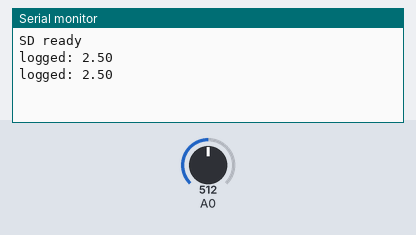
Recording of a sketch running on a simulated Arduino Uno, built with avr-gcc and run on an emulated ATmega328P. Shown: the last lines printed to the serial monitor. Inputs (shaded band) come from the test bench; at power-on: A0 = 512. Storage starts empty.

Above: at 2.8 s.
2.9 s: A0 set to 716
At 3.7 s:
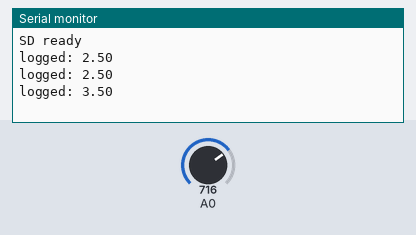
4.4 s: A0 set to 900
At 5.8 s:
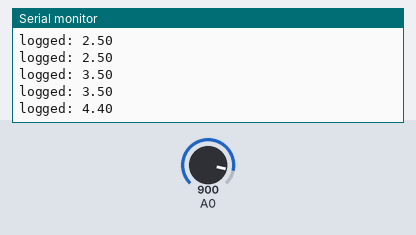
Timing chart, 0 to 7.4 s (numbered marks = the images above; inputs shaded):
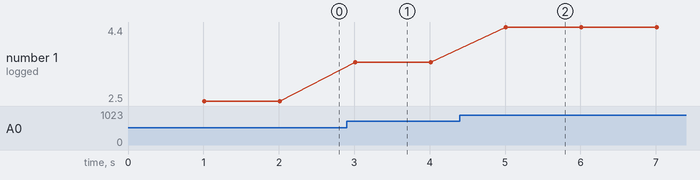

The sketch:

sd_card.ino
```cpp
// snippet: sd_card
// tags: sd, sdcard, storage, file, log, csv, spi, datalogger, append, write, sensor, millis, analog
// boards: avr, esp32, megaavr, nano33iot, romi32u4, rp2040
// library: SD
// description: Log sensor data to SD card as CSV — append-on-open pattern.
//   SD.h (Arduino built-in): SD.begin(CS_PIN) uses SPI — always include SPI.h first.
//   SD.open(name, FILE_WRITE): opens for append if file exists, creates if not.
//   SD.open(name, FILE_READ): opens for reading only — FILE_WRITE will also read.
//   Returns a File object — NOT a FILE* (C stdio). Do NOT use fwrite/fclose.
//   Always call file.close() after writing — unflushed data is lost on power loss.
//   NOT: SD.write(filename, data) — no such method; open a File then call file.print().
//   NOT: SD.open() returning FILE* — it returns File (Arduino class), not C stdio pointer.
//   CS pin: Uno=10, Mega=53, ESP32 varies (often 5 or 15), Nano=10. Must match hardware wiring.
// prompts: SD card data logger, log CSV to SD, write sensor data file, datalogger SD card SPI, append CSV SD, log analogRead SD, SD card millis CSV, write file SD Arduino, SD.open FILE_WRITE, SD card sensor log, log data to file SD, SD SPI CS pin, SD.begin Arduino
// exact-include: SPI.h, SD.h

#include <SPI.h>  // must be included before SD.h — SD library depends on SPI
#include <SD.h>

const int SD_CS = 10;  // chip select pin — Uno/Nano=10, Mega=53; must match wiring
unsigned long prevMs = 0;

void setup() {
  Serial.begin(9600);
  // SD.begin() initialises the SPI bus and selects the card via CS_PIN
  // Returns false if no card detected or card is incompatible (FAT16/FAT32 required)
  if (!SD.begin(SD_CS)) {  // SD: init card with CS pin; call once in setup
    Serial.println("SD init failed — check wiring and CS pin");
    while (1);
  }

  // Write CSV header only if file does not already exist (avoids duplicate headers on reboot)
  if (!SD.exists("log.csv")) {
    File f = SD.open("log.csv", FILE_WRITE);  // SD: open a file; returns a File (always check !file)
    if (f) {
      f.println("time_ms,voltage_V");
      f.close();  // flush and release — REQUIRED
    }
  }
  Serial.println("SD ready");
}

void loop() {
  unsigned long now = millis();
  if (now - prevMs < 1000) return;
  prevMs = now;

  float val = analogRead(A0) * (5.0f / 1023.0f);

  // Open for each write: slower but safe — no data lost if power fails between writes
  // For high-frequency logging, open once in setup() and flush periodically instead
  File logFile = SD.open("log.csv", FILE_WRITE);  // FILE_WRITE = append mode
  if (logFile) {
    logFile.print(now);
    logFile.print(",");
    logFile.println(val);
    logFile.close();  // flush to card — do not skip
  }
  Serial.print("logged: "); Serial.println(val);
}
```

Measured:
- after the input at 2.9 s, the serial monitor: prints a new line after 0.11 s (image 1)
- after the input at 4.4 s, the serial monitor: prints a new line after 0.61 s (image 2)
- plotted number 1: 2.5 → 3.5 after the input at 2.9 s, 3.5 → 4.4 after the input at 4.4 s
